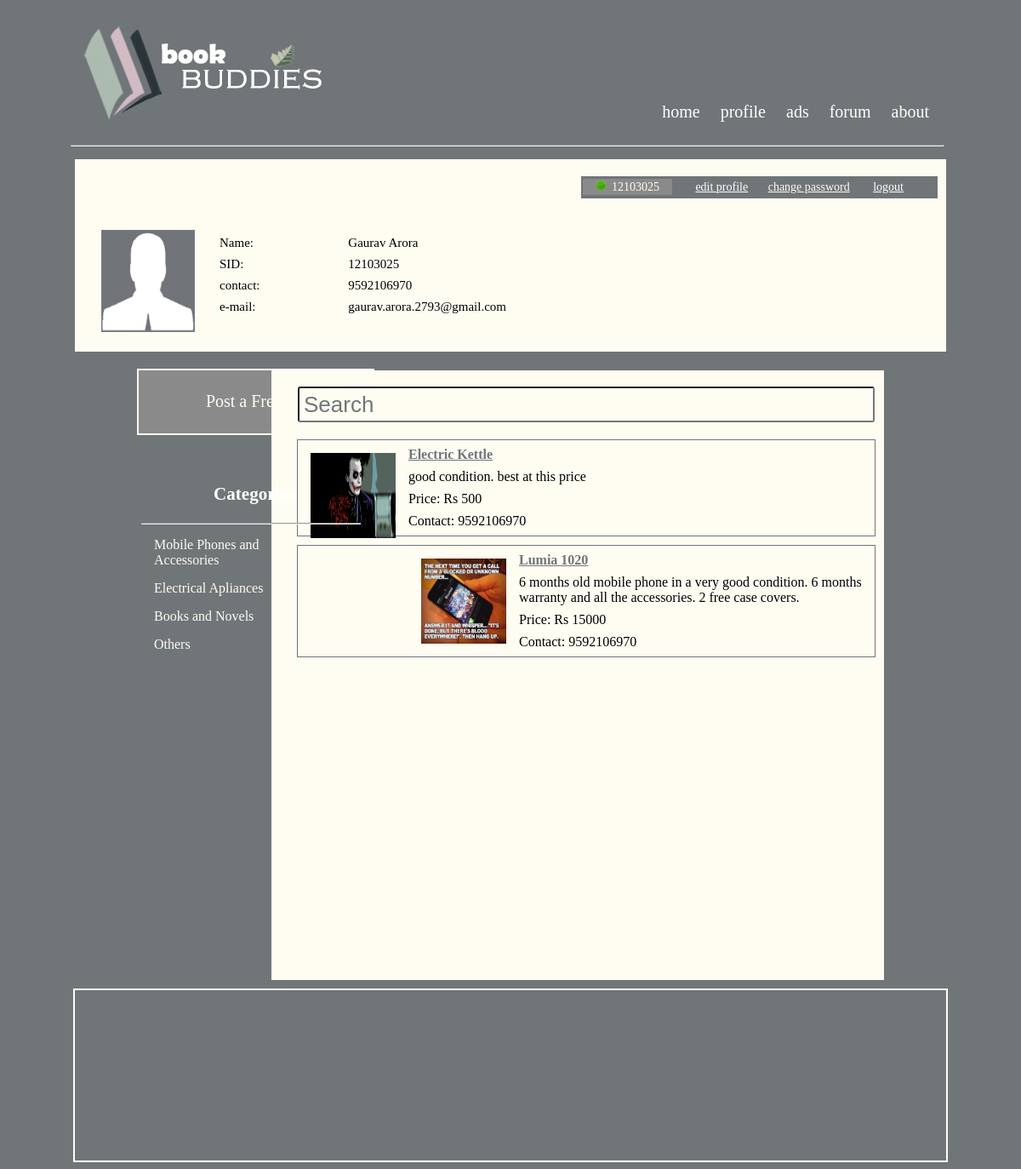
Screenshot of /pecswap/profile.php (signed in) with the database file from the repository.
### tables this page shows
CREATE TABLE IF NOT EXISTS `students` (
  `id` int(11) NOT NULL AUTO_INCREMENT,
  `name` varchar(60) DEFAULT NULL,
  `sid` varchar(60) DEFAULT NULL,
  `email` varchar(80) DEFAULT NULL,
  `contact` varchar(12) DEFAULT NULL,
  `password` varchar(40) DEFAULT NULL,
  `profile_pic` varchar(80) DEFAULT NULL,
  PRIMARY KEY (`id`)
);

CREATE TABLE IF NOT EXISTS `ads` (
  `ad_no` int(11) NOT NULL AUTO_INCREMENT,
  `date` datetime DEFAULT NULL,
  `title` varchar(80) DEFAULT NULL,
  `details` varchar(1000) DEFAULT NULL,
  `price` int(11) DEFAULT NULL,
  `contact` varchar(20) DEFAULT NULL,
  `posted_by` int(11) DEFAULT NULL,
  `category` varchar(80) DEFAULT NULL,
  `picture` varchar(80) DEFAULT NULL,
  PRIMARY KEY (`ad_no`)
);

### pecswap/profile.php (the view, shortened to what this page needs)
<?php
if(!isset($_SESSION['sid'])) {
	header('Location:login.php');
} else {
	$sid = $_SESSION['sid'];
	$conn = mysqli_connect(DB_HOST, DB_USER, DB_PASSWORD, DB_NAME) or die("Error connecting to the database");
	$query = "SELECT * FROM students WHERE sid='$sid'";
	$result = mysqli_query($conn,$query) or die("Error querying the database");
	$row = mysqli_fetch_array($result);
}
?>
<!DOCTYPE html PUBLIC "-//W3C//DTD XHTML 1.0 Transitional//EN" "http://www.w3.org/TR/xhtml1/DTD/xhtml1-transitional.dtd">
<html xmlns="http://www.w3.org/1999/xhtml">
<head>
<link rel="stylesheet" type="text/css" href="_scripts/style.css" media="screen" />
</head>
<body>
<center>
<div id="main" align="center">
<div id="link" align="right">
<a href="index.php">home</a>
<a href="profile.php">profile</a>
<a href="ads.php">ads</a>
<a href="forum.php">forum</a>
<a href="about.php">about</a>
</div>
<div id="top_left" align="left">
<img src="_images/_logo.jpg" />
</div>
</div>
<div id="main">
<hr />
<div id="login" class="status">
<span class="logged">
<img src="_images/_online.jpg" />&nbsp;
<?php echo $row['sid']; ?>
</span>
<a class="logged" href="editprofile.php">edit profile</a>
<a href="password.php">change password</a>
<a class="logged" href="logout.php">logout</a>
</div>
<div id="cover">
<br />
<br />
<br />
<br />
<div align="left">
<table width="600" border="0px" cellspacing="8px" class="auth">
  <tr>
    <img class="logged" src="profile_pic/<?php echo $row['profile_pic']; ?>" height="120" width="110"  />
    <td>Name: </td>
    <td><?php echo $row['name']; ?></td>
    </tr>
  <tr>
    <td>SID: </td>
    <td><?php echo $row['sid']; ?></td>
  </tr>
  <tr>
    <td>contact: </td>
    <td><?php echo $row['contact']; ?></td>
  </tr>
  <tr>
    <td>e-mail: </td>
    <td><?php echo $row['email']; ?></td>
  </tr>
</table>
<br /><br />
</div>
</div>
</div>
<div id="post_ad">
<span id="button"><a href="post_ad.php">Post a Free Ad </a></span>
</div>
<div id="sidebar">
<strong><h3>Categories</h3></strong>
<hr />
<a href='profile.php?category=mobile_phones' class="category">Mobile Phones and<br /> Accessories</a>
<a href='profile.php?category=electrical_appliances' class="category">Electrical Apliances</a>
<a href='profile.php?category=books' class="category">Books and Novels</a>
<a href='profile.php?category=others' class="category">Others</a>
</div>
<div id="main0">
<form action="search.php" method="get">
<input type="text" name="search" id="search1" value="Search" />
</form>
<?php
$conn = mysqli_connect(DB_HOST, DB_USER, DB_PASSWORD, DB_NAME) or die("Error connecting to the database");
if(isset($_GET['category'])) {
	$category=$_GET['category'];
	$query ="SELECT * FROM ads WHERE category='$category' and posted_by='$sid' ORDER BY date desc ";
	$result=mysqli_query($conn,$query);
} else {
	$query = "SELECT * FROM ads where posted_by='$sid' ORDER BY date desc LIMIT 4";
	$result=mysqli_query($conn,$query);
}
while($row=mysqli_fetch_array($result)) {
	?>
    <div class="ads">
    <img src="<?php echo 'ads_pic/'.$row['picture']; ?>" height="100px" width="100px" class="ad_pic" />
    <?php
	echo '<p class="title"><a href="#" class="title">'.$row['title'].'</a></p>';
	echo '<p>'.$row['details'].'</p>';
	echo '<p>Price: Rs '.$row['price'].'</p>';
	echo '<p>Contact: '.$row['contact'].'</p>';
	echo '</div>';
}
?>
<span class="more">
<a href="ads.php">View more advertisements</a>
</span>
</div>
<div id="footer">
</div>
</body>
</html>

### pecswap/_scripts/style.css (style rules this page uses)
body { background-color:#707578; font-family:Century Gothic; }
p { text-align:left; margin:8px; }
a { color:#fffcf2; }
#main { margin-top:10px; width:1024px; background-color:#707578; }
#search1 { color:#BBBBBB; }
#main0 { padding-top:20px; margin-right:153px; width:700px; float:right; height:696px; background-color:#fffcf2; padding-left:20px; margin-top:-63px; margin-bottom:10px; clear:both; }
#top_left { margin-top:20px; }
#user_table td,tr { padding:0; text-align:left; }
#link { width:650px; float:right; margin-top:100px; margin-right:10px; }
#link a:link { color:#ffffff; text-decoration:none; font-size:20px; padding-top:60px; padding-left:10px; padding-right:10px; padding-bottom:10px; background-color:#707578; }
#login { font-size:14px; float: right; width:auto; font-family:Century Gothic; color:#fffcf2; margin-top:20px; margin-right: 10px; background-color:#707578; padding-left:20px; padding-right:80px; padding-top:5px; padding-bottom:5px; }
#login.status { font-size:14px; float: right; width:auto; font-family:Century Gothic; color:#fffcf2; margin-top:20px; background-color:#707578; padding-left:2px; padding-right:20px; padding-top:5px; padding-bottom:5px; }
span.logged { width:100px; background-color:#8a8a8a; padding-left:15px; padding-right:15px; padding-bottom:2px; padding-top:2px; }
a.logged { font-size:14px; width:20px; color:#ffffff; margin-left:4px; padding-left:20px; padding-right:20px; padding-top:5px; padding-bottom:5px; background-color:transparent; }
table { font-family:Century Gothic; font-size:15px; font-weight:500; margin-left:60px; }
table.auth { font-family:Century Gothic; font-size:15px; font-weight:500; }
td { padding-left:20px; padding-bottom:0px; padding-top:0px; text-align:left; }
#cover { width: 1024px; background-color: #fffcf2; margin-top: 10px; padding-top: 10px; }
img.logged { border-width:1px; border-bottom:2px; border-style:solid; border-color:#fffcf2; float:left; margin-left:30px; }
#post_ad { width:275px; float:left; height:50px; clear:both; margin:auto; margin-left:153px; margin-top:20px; margin-bottom:15px; color:#fffcf2; }
#button { width:275px; font-size:20px; float:left; border:2px solid #fffcf2; padding: 25px 0px 26px 0px; background:#8a8a8a; margin-right:5px; clear:both; }
#button a { text-decoration:none; }
#search1 { width:604px; font-size:26px; clear:both; }
#sidebar { padding-top:20px; padding-left:10px; padding-right:10px; color:#ffffff; width:256px; clear:both; position:absolute; margin-top:114px; margin-left:153px; background-color:#8a8a8a; height:600px; border-width:2px; border-style:solid; border-color:#fffcf2; }
.ad_pic { float:left; margin:15px; }
.ads { border:1px solid #707578; margin:10px; }
.title { font-weight:bold; text-align:left; color:#707578; }
#sidebar a.category { display:block; text-align:left; text-decoration:none; margin-top:15px; margin-left:10px; }
#footer { margin-top:10px; margin-bottom:0px; width:1024px; color:#fffcf2; height:200px; background-color:#707578; clear:both; border-width:2px; border-style:solid; border-color:#fffcf2; }
hr { margin:15px; margin-right:3px; margin-left:-5px; }
strong { font-size:18px; }

### pecswap/profile.php (style rules this page uses)
input { -moz-border-radius:3px; -webkit-border-radius:3px; margin:3px; height:15px; padding:0.2em; }
input[type="text"],input[type="password"] { width:100px; }
#search1 { margin-top:-1px; height:28px; background:#fffcf2; color:#707578; width:664px; margin-bottom:10px; }
#sidebar { border:none; background:inherit; }

### rows the page displays
students: sid "12103025", profile_pic (placeholder picture), name "Gaurav Arora", contact "9592106970", email "gaurav.arora.2793@gmail.com"
ads: picture (picture), title "Electric Kettle", details "good condition. best at this price", price "500", contact "9592106970"
ads: picture (picture), title "Lumia 1020", details "6 months old mobile phone in a very good condition. 6 months warranty and all the accessories. 2 free case covers.", price "15000", contact "9592106970"
